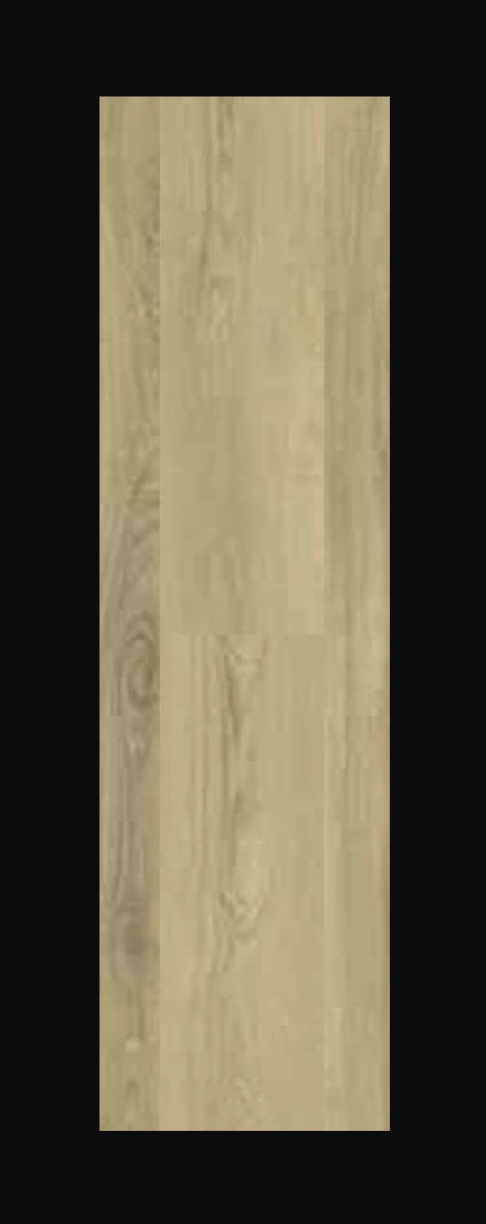
#> input picture billeder/Korrektvinkel.png, 486 x 1224 px
$ python main.py
#> lines starting #> are read from the running program, lines starting #| are printed output that depends on the picture; after the words box and inside, x2 and y2 are one past the last pixel; in counts of white or black regions, pixels touching at a corner belong together
import cv2
import numpy as np
import math
import matplotlib.pyplot as plt
import os

# Sti til mappen for behandlede billeder
processed_path = "./Processed"


def calculate_angle(line1, line2):
    """
    Beregner vinklen mellem to linjer givet i formatet ((x1, y1), (x2, y2)).
    """
    if len(line1) != 4 or len(line2) != 4:
        raise ValueError("Linjer skal have formatet (x1, y1), (x2, y2)")

    x1, y1, x2, y2 = line1
    x3, y3, x4, y4 = line2

    # Beregn retning af hver linje
    vector1 = [x2 - x1, y2 - y1]
    vector2 = [x4 - x3, y4 - y3]

    # Beregn vinklen mellem vektorerne
    dot_product = np.dot(vector1, vector2)
    mag1 = math.sqrt(vector1[0]**2 + vector1[1]**2)
    mag2 = math.sqrt(vector2[0]**2 + vector2[1]**2)

    # Undgå division med nul
    if mag1 == 0 or mag2 == 0:
        raise ValueError("En af linjerne har nul længde, kan ikke beregne vinkel.")

    angle = math.acos(dot_product / (mag1 * mag2)) * (180 / math.pi)
    return angle

def crop_region(image, region="top", crop_ratio=0.2):
    """
    Beskær top eller bund af billedet.
    """
    h, w = image.shape[:2]
    if region == "top":
        return image[:int(h * crop_ratio), :]
    elif region == "bottom":
        return image[int(h * (1 - crop_ratio)):, :]
    else:
        raise ValueError("Region skal være 'top' eller 'bottom'.")

def process_region(region_image):
    """
    Finder linjer i en beskåret region.
    """
    gray = cv2.cvtColor(region_image, cv2.COLOR_BGR2GRAY)
    blur = cv2.GaussianBlur(gray, (5, 5), 0)
    edges = cv2.Canny(blur, 50, 150)
    lines = cv2.HoughLinesP(edges, 1, np.pi / 180, threshold=50, minLineLength=30, maxLineGap=5)
    return lines

# Liste over billedstier
image_paths = [
    "./billeder/Korrektvinkel.png",
    "./billeder/forkertvinkel.png",
    "./billeder/forkertvinkel2.png"
]

# Tolerance for at vurdere, om vinklen er korrekt
tolerance = 0.132

# Iterer gennem hver billedsti
for image_path in image_paths:
    print(f"Tjekker billede: {image_path}")
    image = cv2.imread(image_path)
#> image is the input picture: shape (1224, 486, 3); mean B, G, R 69.8, 89.5, 97.5

    if image is None:
        print(f"Kunne ikke indlæse billedet: {image_path}")
        continue

    # Beskær top-regionen
    top_region = crop_region(image, region="top")
#> in crop_region, `return image[:int(h * crop_ratio), :]`:
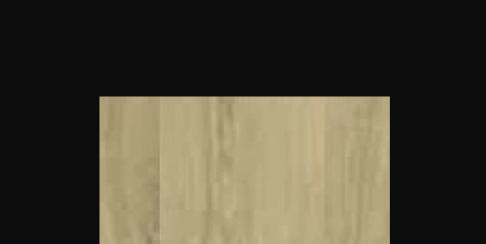
#> returned value: shape (244, 486, 3); mean of channels 0, 1, 2 52.9, 67.3, 73.1; drawn as B, G, R

    # Find linjer i top-regionen
    lines = process_region(top_region)
#> in process_region, `gray = cv2.cvtColor(region_image, cv2.COLOR_BGR2GRAY)`:
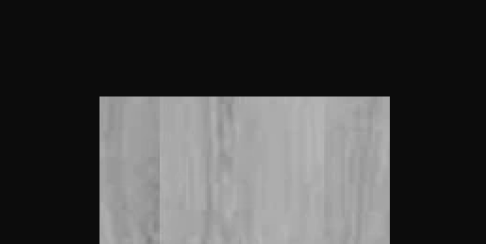
#> gray: shape (244, 486); min 12, max 183, mean 67.2
#> in process_region, `edges = cv2.Canny(blur, 50, 150)`:
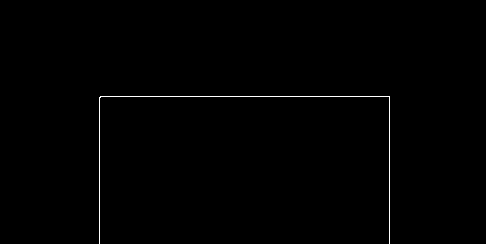
#> edges: shape (244, 486); 0.49% white in thin lines or dots, all inside (x1, y1, x2, y2) = (99, 96, 390, 244)
#> in process_region, `lines = cv2.HoughLinesP(edges, 1, np.pi / 180, threshold=50, minLineLe..`: lines = [[100, 96, 389, 96], [99, 243, 99, 97], [389, 243, 389, 97]]

    if lines is not None and len(lines) >= 2:
        # Tag de første to linjer og beregn vinklen
        line1 = lines[0][0]
#> line1 = [100, 96, 389, 96]
        line2 = lines[1][0]
#> line2 = [99, 243, 99, 97]
        angle = calculate_angle(line1, line2)
#> in calculate_angle, `x1, y1, x2, y2 = line1`: x1 = 100; y1 = 96; x2 = 389; y2 = 96
#> in calculate_angle, `x3, y3, x4, y4 = line2`: x3 = 99; y3 = 243; x4 = 99; y4 = 97
#> in calculate_angle, `vector1 = [x2 - x1, y2 - y1]`: vector1 = [289, 0]
#> in calculate_angle, `vector2 = [x4 - x3, y4 - y3]`: vector2 = [0, -146]
#> in calculate_angle, `dot_product = np.dot(vector1, vector2)`: dot_product = 0
#> in calculate_angle, `mag1 = math.sqrt(vector1[0]**2 + vector1[1]**2)`: mag1 = 289
#> in calculate_angle, `mag2 = math.sqrt(vector2[0]**2 + vector2[1]**2)`: mag2 = 146
#> in calculate_angle, `angle = math.acos(dot_product / (mag1 * mag2)) * (180 / math.pi)`: angle = 90
#> angle = 90
        angle = round(angle, 2)

        # Tjek, om vinklen er inden for tolerance
        if abs(angle - 90) <= tolerance:
            print(f"Vinklen i øverste ende af {image_path} er: {angle:.2f} grader (Korrekt)")
#| Vinklen i øverste ende af ./billeder/Korrektvinkel.png er: 90.00 grader (Korrekt)
            line_color = (0, 255, 0)  # Grøn for korrekt
        else:
            print(f"Vinklen i øverste ende af {image_path} er: {angle:.2f} grader (Fejl)")
            line_color = (0, 0, 255)  # Rød for fejl

        # Tegn linjerne
        top_region_with_lines = top_region.copy()
        for line in lines:
            x1, y1, x2, y2 = line[0]
            cv2.line(top_region_with_lines, (x1, y1), (x2, y2), line_color, 2)
#> this loop made 3 passes
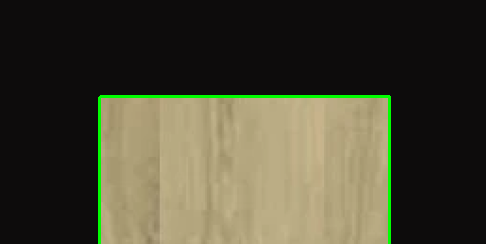
#> top_region_with_lines: shape (244, 486, 3); 1.48% of pixels changed, all inside (x1, y1, x2, y2) = (98, 95, 391, 244)

        # Gem det behandlede billede
        processed_image_path = os.path.join(processed_path, os.path.basename(image_path))
        cv2.imwrite(processed_image_path, top_region_with_lines)
        print(f"Gemte det behandlede billede som: {processed_image_path}")

    else:
        print(f"Ikke nok linjer fundet i øverste ende af {image_path}.")
#> pass 2 of the loop `for image_path in image_paths:`:
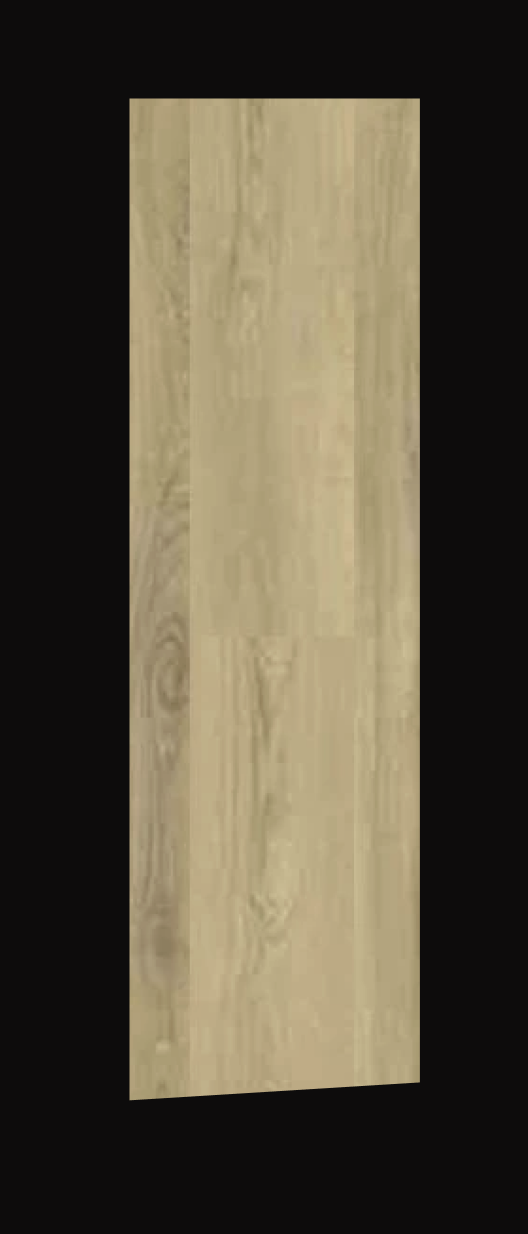
#> input picture billeder/forkertvinkel.png, 528 x 1234 px
#> image is the input picture: shape (1234, 528, 3); mean B, G, R 62.7, 79.6, 87
#> gray: shape (246, 528)
#> blur: shape (246, 528)
#> in process_region (call 2), `edges = cv2.Canny(blur, 50, 150)`:
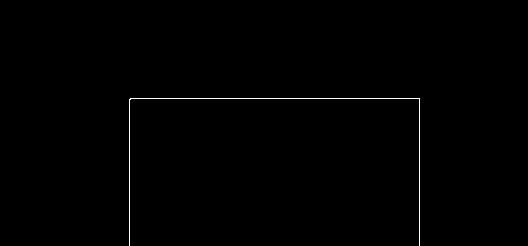
#> edges: shape (246, 528); 0.45% white in thin lines or dots, all inside (x1, y1, x2, y2) = (129, 98, 420, 246)
#> in process_region (call 2), `lines = cv2.HoughLinesP(edges, 1, np.pi / 180, threshold=50, minLineLe..`: lines = [[130, 98, 419, 98], [129, 245, 129, 99], [419, 245, 419, 99]]
#> line1 = [130, 98, 419, 98]
#> line2 = [129, 245, 129, 99]
#| Vinklen i øverste ende af ./billeder/forkertvinkel.png er: 90.00 grader (Korrekt)
#> the loop `for line in lines:` made 3 passes
#> after the loop `for line in lines:`:
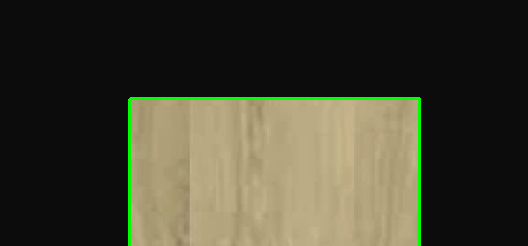
#> top_region_with_lines: shape (246, 528, 3); mean B, G, R 48.4, 64.4, 66.5
#> pass 3 of the loop `for image_path in image_paths:`:
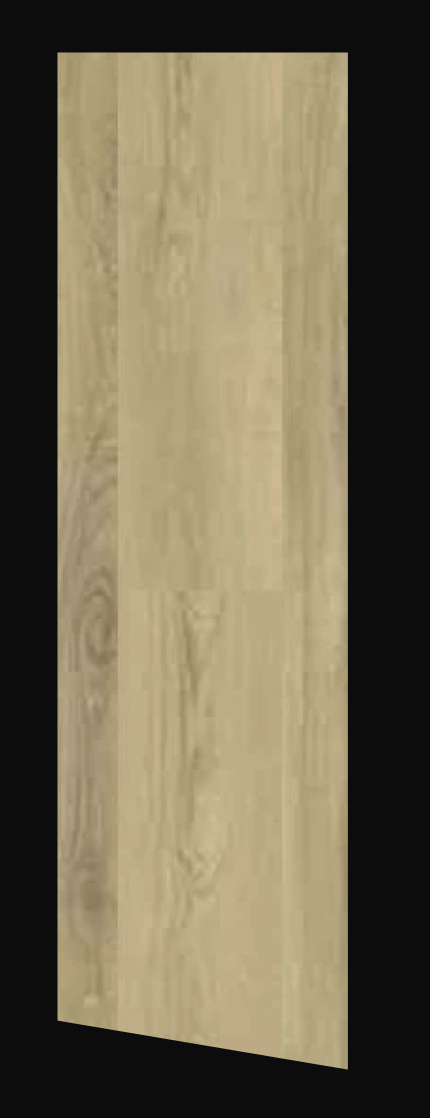
#> input picture billeder/forkertvinkel2.png, 430 x 1118 px
#> image is the input picture: shape (1118, 430, 3); mean B, G, R 80.7, 104, 113.4
#> gray: shape (223, 430)
#> blur: shape (223, 430)
#> in process_region (call 3), `edges = cv2.Canny(blur, 50, 150)`:
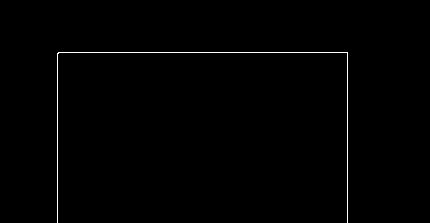
#> edges: shape (223, 430); 0.66% white in thin lines or dots, all inside (x1, y1, x2, y2) = (57, 52, 348, 223)
#> in process_region (call 3), `lines = cv2.HoughLinesP(edges, 1, np.pi / 180, threshold=50, minLineLe..`: lines = [[58, 52, 347, 52], [57, 222, 57, 53], [347, 222, 347, 53]]
#> line1 = [58, 52, 347, 52]
#> line2 = [57, 222, 57, 53]
#| Vinklen i øverste ende af ./billeder/forkertvinkel2.png er: 90.00 grader (Korrekt)
#> the loop `for line in lines:` made 3 passes
#> after the loop `for line in lines:`:
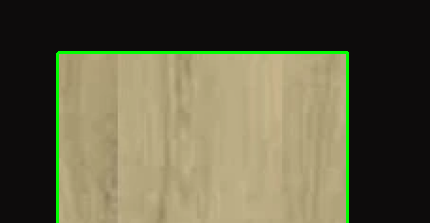
#> top_region_with_lines: shape (223, 430, 3); mean B, G, R 69, 94.2, 96.8
